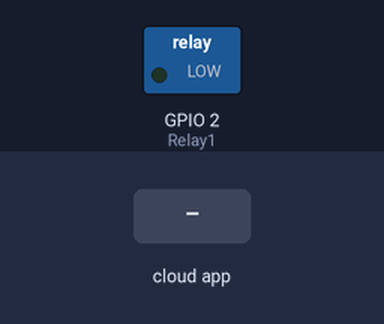
Simulated run of this sketch. Board: ESP8266 (NodeMCU). Shown: switched loads named in the sketch (green lamp = pin HIGH). The test bench sets the inputs (shaded band). WiFi joins after 1.5 s; servers stay silent unless stated; no MQTT or app messages arrive unless stated; what the sketch prints to the serial monitor is not drawn.

Above: at 2.7 s.
2.8 s: the phone or cloud app sets Centre_Light to ON
At 3.4 s:
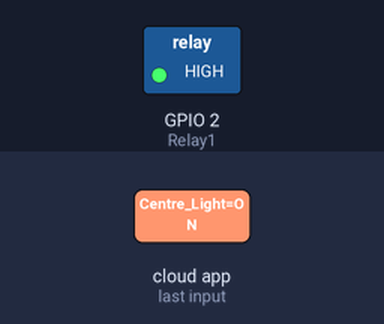
4.3 s: the phone or cloud app sets Centre_Light to OFF
At 5.3 s:
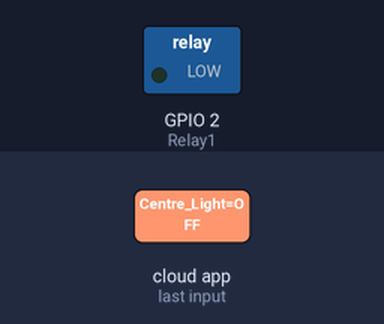
Timing chart, 0 to 7.3 s (numbered marks = the images above; inputs shaded):
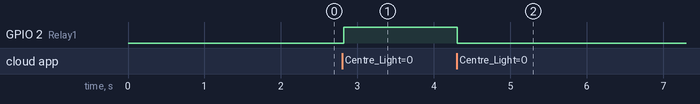

Measured:
- after the input at 2.8 s, GPIO 2 (Relay1): LOW → HIGH at once
- after the input at 4.3 s, GPIO 2 (Relay1): HIGH → LOW at once

The sketch:

TESTING_ESP3.ino
```cpp
//Viral Science
// www.youtube.com/c/viralscience
//Google Assistant Home Automation
#include <ESP8266WiFi.h>
#include "Adafruit_MQTT.h"
#include "Adafruit_MQTT_Client.h"

#define Relay1            LED_BUILTIN
//#define Relay2            D2
//#define Relay3            D3
//#define Relay4            D4

#define WLAN_SSID       "EazyLife"             // Your SSID
#define WLAN_PASS       "eazylife7"        // Your password

/************************* Adafruit.io Setup *********************************/

#define AIO_SERVER      "io.adafruit.com" //Adafruit Server
#define AIO_SERVERPORT  1883
#define AIO_USERNAME    "DEAZYLIFE"            // Username
#define AIO_KEY         "aio_EstY17lNwMlRImaeJ0n6gvFw4iWw"   // Auth Key

//WIFI CLIENT
WiFiClient client;

Adafruit_MQTT_Client mqtt(&client, AIO_SERVER, AIO_SERVERPORT, AIO_USERNAME, AIO_KEY);

Adafruit_MQTT_Subscribe Light1 = Adafruit_MQTT_Subscribe(&mqtt, AIO_USERNAME"/feeds/Centre_Light"); // Feeds name should be same everywhere
//Adafruit_MQTT_Subscribe Light2 = Adafruit_MQTT_Subscribe(&mqtt, AIO_USERNAME "/feeds/Centre_Light");
//Adafruit_MQTT_Subscribe Light3 = Adafruit_MQTT_Subscribe(&mqtt, AIO_USERNAME "/feeds/Centre_Light");
//Adafruit_MQTT_Subscribe Light4 = Adafruit_MQTT_Subscribe(&mqtt, AIO_USERNAME "/feeds/Centre_Light");
String message;
void MQTT_connect();

void setup() {
  Serial.begin(115200);

  pinMode(Relay1, OUTPUT);
  //  pinMode(Relay2, OUTPUT);
  //  pinMode(Relay3, OUTPUT);
  //  pinMode(Relay4, OUTPUT);

  // Connect to WiFi access point.
  Serial.println(); Serial.println();
  Serial.print("Connecting to ");
  Serial.println(WLAN_SSID);

  WiFi.begin(WLAN_SSID, WLAN_PASS);
  while (WiFi.status() != WL_CONNECTED) {
    delay(500);
    Serial.print(".");
  }
  Serial.println();

  Serial.println("WiFi connected");
  Serial.println("IP address: ");
  Serial.println(WiFi.localIP());

  mqtt.subscribe(&Light1);
  //  mqtt.subscribe(&Light3);
  //  mqtt.subscribe(&Light2);
  //  mqtt.subscribe(&Light4);
}

void loop() {

  MQTT_connect();


  Adafruit_MQTT_Subscribe *subscription;
  while ((subscription = mqtt.readSubscription(20000))) {
    if (subscription == &Light1) {
      Serial.print(F("Got: "));
      char *value = (char *)Light1.lastread;
      message = String(value);
      message.trim();
      Serial.println(message);
      if (message == "ON") {
        digitalWrite(Relay1, HIGH);
      }
      if (message == "OFF") {
        digitalWrite(Relay1, LOW);
      }

    }
    //    if (subscription == &Light2) {
    //      Serial.print(F("Got: "));
    //      Serial.println((char *)Light2.lastread);
    //      char *value = (char *)Light2.lastread;
    //      message = String(value);
    //      message.trim();
    //      if (message == "ON") {digitalWrite(Relay2, HIGH);}
    //      if (message == "OFF") {digitalWrite(Relay2, LOW);}
    //    }
    //    if (subscription == &Light3) {
    //      Serial.print(F("Got: "));
    //      Serial.println((char *)Light3.lastread);
    //      char *value = (char *)Light3.lastread;
    //      message = String(value);
    //      message.trim();
    //      if (message == "ON") {digitalWrite(Relay3, HIGH);}
    //      if (message == "OFF") {digitalWrite(Relay3, LOW);}
    //    }
    //    if (subscription == &Light4) {
    //      Serial.print(F("Got: "));
    //      Serial.println((char *)Light4.lastread);
    //      char *value = (char *)Light4.lastread;
    //      message = String(value);
    //      message.trim();
    //      if (message == "ON") {digitalWrite(Relay4, HIGH);}
    //      if (message == "OFF") {digitalWrite(Relay4, LOW);}
    //    }
  }


}

void MQTT_connect() {
  int8_t ret;

  if (mqtt.connected()) {
    return;
  }

  Serial.print("Connecting to MQTT... ");

  uint8_t retries = 3;

  while ((ret = mqtt.connect()) != 0) {
    Serial.println(mqtt.connectErrorString(ret));
    Serial.println("Retrying MQTT connection in 5 seconds...");
    mqtt.disconnect();
    delay(5000);
    retries--;
    if (retries == 0) {
      while (1);
    }
  }
  Serial.println("MQTT Connected!");

}
```
